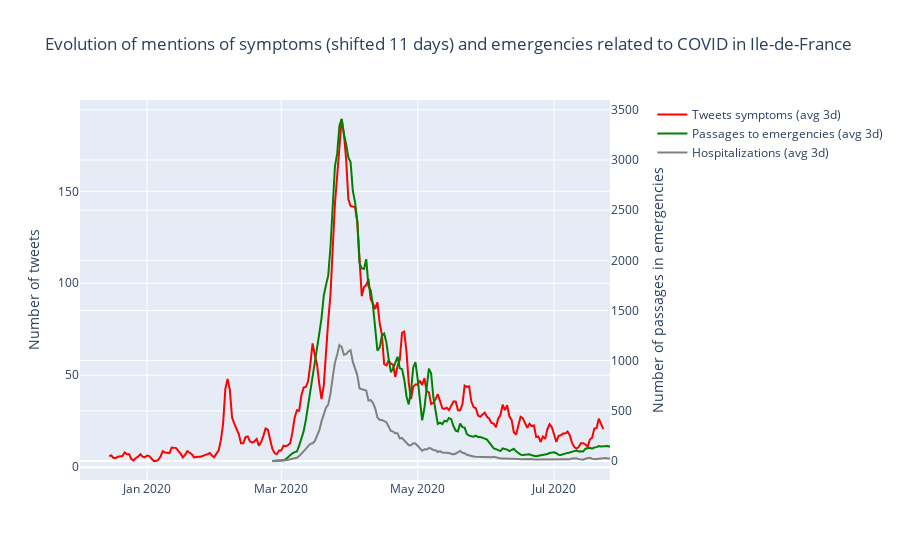

This figure's notebook cell:
### Markdown cell above
We shift the tweets curve by 11 days and find that the two curves superpose.

### Code cell
def plot_shifted_emergencies(lag) :
    
    # Shift : 
    tweets_symptoms['symptom_shift'] = tweets_symptoms['has_symptom'].shift(lag)
    tweets_symptoms['symptom_shift_3'] = tweets_symptoms['has_symptom_mean_3'].shift(lag)

    
    symptoms = 'symptom_shift'
    #label_emergency = emergencies_dict.get(type_emergency)
    
    traces=[]
    traces.append(go.Scatter(x = tweets_symptoms['day'],
                            y = tweets_symptoms['symptom_shift_3'].values,
                            mode = 'lines',
                             line=dict(color='red'),
                            name = 'Tweets symptoms (avg 3d)',
                            yaxis="y1"))

    traces.append(go.Scatter(x = urgences.date_de_passage, 
                             y = urgences['nbre_pass_corona_mean_3'],
                             mode = 'lines',
                             name = 'Passages to emergencies (avg 3d)',
                             line=dict(color='green'),
                             yaxis="y2"))
    traces.append(go.Scatter(x = urgences.date_de_passage, 
                             y = urgences['nbre_hospit_corona_mean_3'],
                             mode = 'lines',
                             name = 'Hospitalizations (avg 3d)',
                             line=dict(color='grey'),
                             yaxis="y2"))
    
    layout = go.Layout(title="Evolution of mentions of symptoms (shifted 11 days) and emergencies related to COVID in Ile-de-France",
                        legend={"x" : 1.08, "y" : 1},
                       yaxis=dict(title='Number of tweets'),
                       yaxis2=dict(title='Number of passages in emergencies',
                                   overlaying='y',
                                   side='right'))
    
    fig = go.Figure(traces, layout)
    py.iplot(fig)
    
plot_shifted_emergencies(lag=11)

### Figure 1 — Plotly figure (JSON) as saved in the notebook; plotly's stock layout.template omitted (floating-point values rounded to 4 significant figures; data arrays with more than 128 entries replaced by an {"elided": "..."} marker saying what was removed)
{"data": [{"line": {"color": "red"}, "mode": "lines", "name": "Tweets symptoms (avg 3d)", "type": "scatter", "x": {"elided": "235 str values"}, "y": {"elided": "235 float values"}, "yaxis": "y"}, {"line": {"color": "green"}, "mode": "lines", "name": "Passages to emergencies (avg 3d)", "type": "scatter", "x": {"elided": "154 str values"}, "y": {"elided": "154 float values"}, "yaxis": "y2"}, {"line": {"color": "grey"}, "mode": "lines", "name": "Hospitalizations (avg 3d)", "type": "scatter", "x": {"elided": "154 str values"}, "y": {"elided": "154 float values"}, "yaxis": "y2"}], "layout": {"legend": {"x": 1.08, "y": 1}, "title": {"text": "Evolution of mentions of symptoms (shifted 11 days) and emergencies related to COVID in Ile-de-France"}, "yaxis": {"title": {"text": "Number of tweets"}}, "yaxis2": {"overlaying": "y", "side": "right", "title": {"text": "Number of passages in emergencies"}}}}
